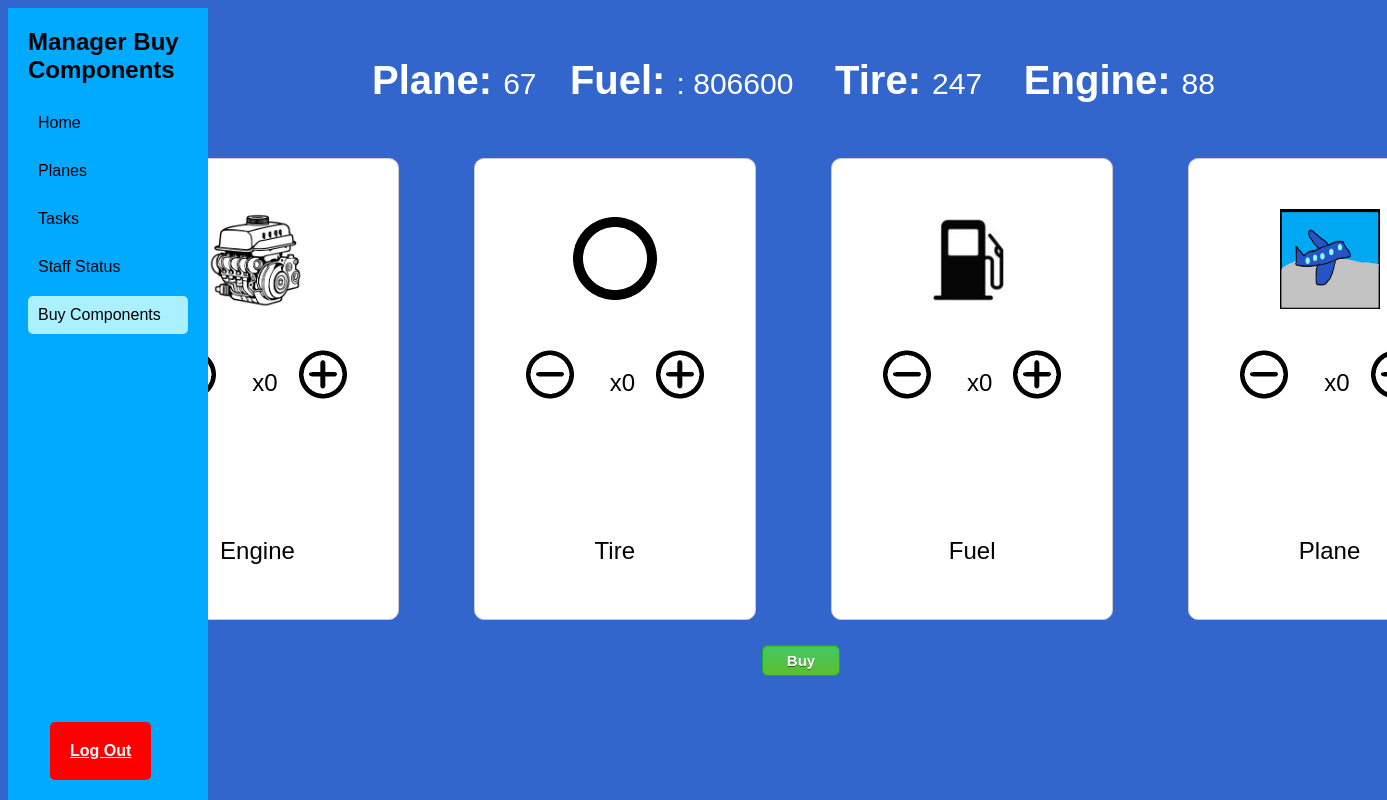
The page /managers/buy.php on the database as committed earlier.
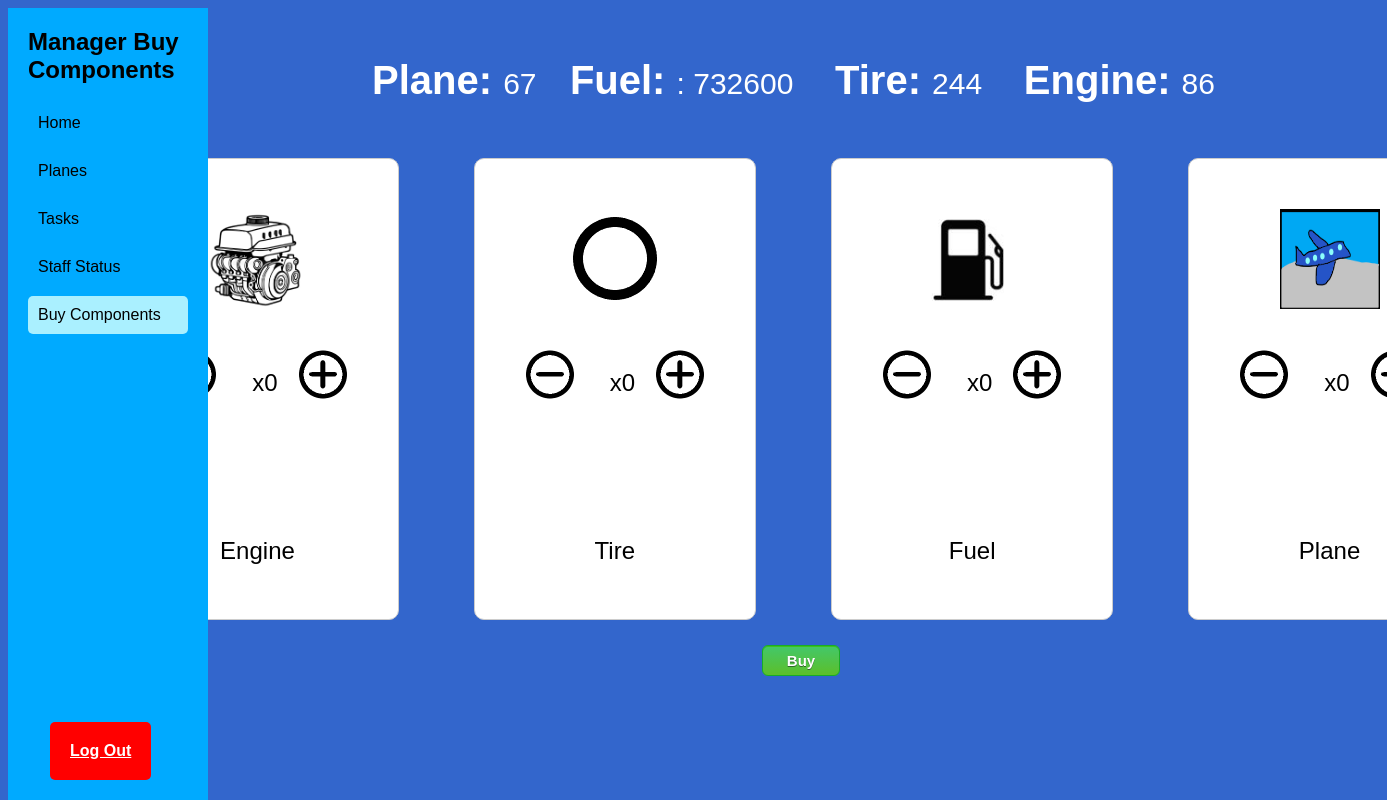
The same page on the database as committed later.
### tables this page shows
CREATE TABLE `storehouse` (
  `plane` int(11) DEFAULT NULL,
  `fuel` int(11) DEFAULT NULL,
  `tire` int(11) DEFAULT NULL,
  `motor` int(11) DEFAULT NULL
);

### database.php (called while the page is built, shortened)
<?php
$db_server = "localhost";
$db_user = "root";
$db_pass = "";
$db_name = "Silvee";
$conn = mysqli_connect($db_server, $db_user, $db_pass,  $db_name);
$storeHouse = mysqli_query($conn, "SELECT * FROM storehouse");
?>

### infoBar.php (the view)
<div class="infoBar">
                <p>
                    <?php
                    include("../database.php");
                    if (mysqli_num_rows($storeHouse) > 0){
                        while ($row = $storeHouse->fetch_assoc()) {
                            echo "<strong>Plane: </strong> " . $row["plane"] .
                            "&nbsp &nbsp <strong>Fuel: </strong>: " . $row["fuel"] .
                            " &nbsp &nbsp <strong>Tire: </strong> " . $row["tire"] .
                            " &nbsp &nbsp <strong>Engine: </strong>  " . $row["motor"] . "<br>";
                        }
                    } else {
                    echo "<strong>Plane: </strong> 23 &nbsp &nbsp
                    <strong>Fuel: </strong> 500 gallons &nbsp &nbsp
                    <strong>Tire: </strong> 60 &nbsp &nbsp
                    <strong>Engine: </strong> 15";
                    }
                    ?>
                </p>
        </div>

### managers/buy.php (shortened to what this page needs)
<!DOCTYPE html>
<html lang="en">
<head>
    <link rel="stylesheet" href="../style.css">
</head>
<body>
    <div class="sidebar">
        <h1>Manager Buy Components</h1>
        <a href="manager.php">Home</a>
        <a href="searchPlanes.php">Planes</a>
        <a href="tasks.php">Tasks</a>
        <a href="staffStatus.php">Staff Status</a>
        <a href="#" class="home">Buy Components</a>
    </div>
    <div class="main-content">
    <?php
include '../infoBar.php';
?>
        <div class="container">
            <div class="card">
                <img src="../engine.png" alt="" class="buyItemsIcon" >
                <div class="row">
                    <p class="engineQuantity">x0</p>
                    <img src="../plusButton.png" alt="plusButton.png" class="plusMinusButtons enginePlus" >
                </div>
                <p >Engine</p>
            </div>
            <div class="card">
                <img src="../tire.png" alt="" class="buyItemsIcon" >
                <div class="row">
                    <img src="../minusButton.png" alt="minusButton.png" class="plusMinusButtons tireMinus">
                    <p class="tireQuantity">x0</p>
                    <img src="../plusButton.png" alt="plusButton.png" class="plusMinusButtons tirePlus" >
                </div>
                <p >Tire</p>
            </div>
            <div class="card">
                <img src="../fuel.png" alt="" class="buyItemsIcon" >
                <div class="row">
                    <img src="../minusButton.png" alt="minusButton.png" class="plusMinusButtons fuelMinus">
                    <p class="fuelQuantity">x0</p>
                    <img src="../plusButton.png" alt="plusButton.png" class="plusMinusButtons fuelPlus" >
                </div>
                <p >Fuel</p>
            </div>
            <div class="card">
                <img src="../plane.png" alt="" class="buyItemsIcon" >
                <div class="row">
                    <img src="../minusButton.png" alt="minusButton.png" class="plusMinusButtons planeMinus">
                    <p class="planeQuantity">x0</p>
                    <img src="../plusButton.png" alt="plusButton.png" class="plusMinusButtons planePlus" >
                </div>
                <p >Plane</p>
            </div>
        </div>
       <div class="container">
       <button class="approveButton buyButton" type="submit">Buy</button>
       </div>
    </div>
    <a href="../index.php" class="logout">Log Out</a>
    <?php
 include_once("../database.php");
?>
</body>
</html>

### style.css (style rules this page uses)
.logout { background-color: red; color: white; font-weight: 700; position: fixed; bottom: 0; left: 0; padding: 20px; margin: 20px; margin-left: 50px; border-radius: 5px; }
body { font-family: Arial, sans-serif; background-color: #3366cc; }
.sidebar { width: 200px; background-color: #00aaff; height: 100vh; padding: 20px; box-sizing: border-box; position: fixed; }
.sidebar h1 { color: black; font-size: 24px; margin: 0 0 20px 0; }
.sidebar a { display: block; color: black; text-decoration: none; margin: 10px 0; padding: 10px; border-radius: 5px; }
.sidebar a.home { background-color: #aaf0ff; }
.main-content { margin: 0; margin-left: 200px; justify-content: center; align-items: start; }
.infoBar { display: flex; justify-content: center; margin: 0 auto; padding-top: 20px; }
.infoBar p { color: white; font-size: 30px; }
.infoBar strong { font-size: 40px; font-weight: 900; }
.container { display: grid; justify-content: center; align-items: center; gap: 25px; }
.card, .pieChart { width: 1200px; height: 200px; border: 1px solid #ccc; border-radius: 10px; margin: 25px; background-color: white; display: flex; justify-content: center; align-items: center; font-family: sans-serif; font-size: 1.5em; padding: 10px; }
.card img { margin: 20px; }
.card div { flex-grow: 1; }
Button { border-radius:6px; display:inline-block; cursor:pointer; color:#ffffff; font-family:Arial; font-size:15px; font-weight:bold; padding:6px 24px; text-decoration:none; }
.approveButton { box-shadow:inset 0px 1px 0px 0px #3dc21b; background:linear-gradient(to bottom, #44c767 5%, #5cbf2a 100%); background-color:#44c767; border:1px solid #18ab29; text-shadow:0px 1px 0px #2f6627; margin-left: 15px; }
.row { display: flex; }
.row p { margin: 40px 0 0 15px; }
.buyItemsIcon { width: 100px; height: 100px; }

### managers/buy.php (style rules this page uses)
.container { display: flex; }
.card { width: 300px; height: 400px; margin: 25px; flex-direction: column; padding:30px; }
.plusMinusButtons { width: 50px; height: 50px; cursor: pointer; }

Rows that differ between the two databases and show on the page:
changed storehouse "67": fuel "806600" → "732600"; tire "247" → "244"; motor "88" → "86"
